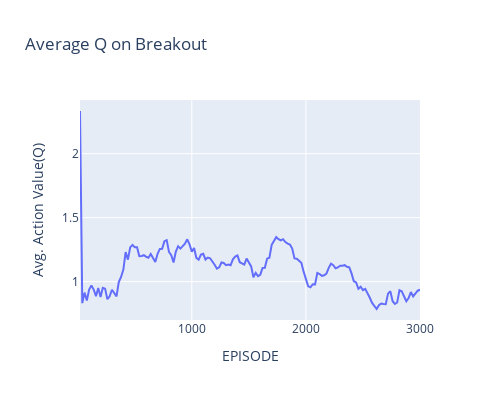

Notebook cell for this chart:
### Code cell
# sns.lineplot(breakout, x='EPISODE', y='Avg. Action Value(Q)')
px.line(data_frame=breakout, x='EPISODE', y='Avg. Action Value(Q)', 
        title='Average Q on Breakout',
        width=500, height=400)

### Figure 1 — Plotly figure (JSON) as saved in the notebook; plotly's stock layout.template omitted (floating-point values rounded to 4 significant figures; data arrays with more than 128 entries replaced by an {"elided": "..."} marker saying what was removed)
{"data": [{"hovertemplate": "EPISODE=%{x}<br>Avg. Action Value(Q)=%{y}<extra></extra>", "legendgroup": "", "line": {"color": "#636efa", "dash": "solid"}, "marker": {"symbol": "circle"}, "mode": "lines", "name": "", "orientation": "v", "showlegend": false, "type": "scatter", "x": {"elided": "150 int values"}, "xaxis": "x", "y": {"elided": "150 float values"}, "yaxis": "y"}], "layout": {"height": 400, "legend": {"tracegroupgap": 0}, "title": {"text": "Average Q on Breakout"}, "width": 500, "xaxis": {"anchor": "y", "autorange": true, "domain": [0, 1], "range": [20, 3000], "title": {"text": "EPISODE"}, "type": "linear"}, "yaxis": {"anchor": "x", "autorange": true, "domain": [0, 1], "range": [0.6997, 2.419], "title": {"text": "Avg. Action Value(Q)"}, "type": "linear"}}}
